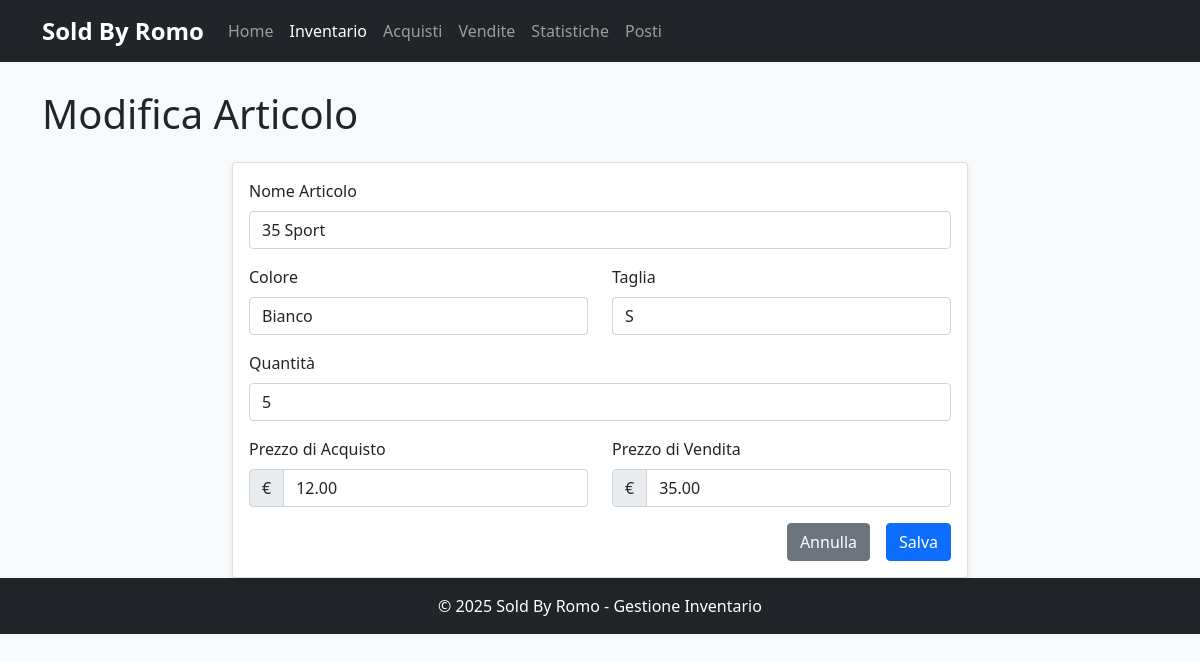
The page /inventario/modifica/32 on the database its author committed.
### tables this page shows
CREATE TABLE Inventario (
    ID_inventario INTEGER PRIMARY KEY AUTOINCREMENT,
    nome_articolo TEXT NOT NULL,
    taglia TEXT NOT NULL,
    colore TEXT NOT NULL,
    quantita INTEGER NOT NULL DEFAULT 0,
    prezzo_acquisto REAL NOT NULL,
    prezzo_vendita REAL NOT NULL
);

### src/webapp.py (the view, shortened to what this page needs)
@app.route('/inventario/modifica/<int:id>', methods=['GET', 'POST'])
def modifica_articolo(id):
    db.connect()
    db.cursor.execute("SELECT * FROM Inventario WHERE ID_inventario = ?", (id,))
    item = db.cursor.fetchone()
    if not item:
        db.close()
        flash("Articolo non trovato", 'error')
        return redirect(url_for('inventario'))
    form = InventoryForm()
    if request.method == 'GET':
        form.nome_articolo.data = item['nome_articolo']
        form.colore.data = item['colore']
        form.taglia.data = item['taglia']
        form.quantita.data = item['quantita']
        form.prezzo_acquisto.data = item['prezzo_acquisto']
        form.prezzo_vendita.data = item['prezzo_vendita']
    db.close()
    return render_template('form_articolo.html', form=form, title="Modifica Articolo")

### src/webapp.py
class InventoryForm(FlaskForm):
    nome_articolo = StringField('Nome Articolo', validators=[DataRequired()])
    colore = StringField('Colore', validators=[DataRequired()])
    taglia = StringField('Taglia', validators=[DataRequired()])
    quantita = IntegerField('Quantità', validators=[NumberRange(min=0)])
    prezzo_acquisto = DecimalField('Prezzo di Acquisto', validators=[NumberRange(min=0)])
    prezzo_vendita = DecimalField('Prezzo di Vendita', validators=[NumberRange(min=0)])
    submit = SubmitField('Salva')

### src/database_manager.py (called while the page is built)
    def connect(self):
        try:
            self.conn = sqlite3.connect(self.db_path)
            self.conn.row_factory = sqlite3.Row
            self.cursor = self.conn.cursor()
            return True
        except sqlite3.Error as e:
            print(f"Errore nella connessione al database: {e}")
            return False

    def close(self):
        if self.conn:
            self.conn.close()

### templates/form_articolo.html (shortened to what this page needs)
{% extends "base.html" %}
{% block content %}
<div class="row">
    <div class="col-12">
        <h1 class="mb-4">{{ title }}</h1>
    </div>
</div>
<div class="row">
    <div class="col-md-8 mx-auto">
        <div class="card">
            <div class="card-body">
                <form method="POST">
                    <div class="mb-3">
                        {{ form.nome_articolo.label(class="form-label") }}
                        {{ form.nome_articolo(class="form-control") }}
                    </div>
                    <div class="row mb-3">
                        <div class="col-md-6">
                            {{ form.colore.label(class="form-label") }}
                            {{ form.colore(class="form-control") }}
                        </div>
                        <div class="col-md-6">
                            {{ form.taglia.label(class="form-label") }}
                            {{ form.taglia(class="form-control") }}
                        </div>
                    </div>
                    <div class="mb-3">
                        {{ form.quantita.label(class="form-label") }}
                        {{ form.quantita(class="form-control", type="number", min="0") }}
                    </div>
                    <div class="row mb-3">
                        <div class="col-md-6">
                            {{ form.prezzo_acquisto.label(class="form-label") }}
                            <div class="input-group">
                                <span class="input-group-text">€</span>
                                {{ form.prezzo_acquisto(class="form-control", type="number", step="0.01", min="0") }}
                            </div>
                        </div>
                        <div class="col-md-6">
                            {{ form.prezzo_vendita.label(class="form-label") }}
                            <div class="input-group">
                                <span class="input-group-text">€</span>
                                {{ form.prezzo_vendita(class="form-control", type="number", step="0.01", min="0") }}
                            </div>
                        </div>
                    </div>
                    <div class="d-grid gap-2 d-md-flex justify-content-md-end">
                        <a href="{{ url_for('inventario') }}" class="btn btn-secondary me-md-2">Annulla</a>
                        {{ form.submit(class="btn btn-primary") }}
                    </div>
                </form>
            </div>
        </div>
    </div>
</div>
{% endblock %}

### static/css/styles.css (style rules this page uses)
body { background-color: #f8f9fa; }
.card { box-shadow: 0 4px 6px rgba(0, 0, 0, 0.1); transition: transform 0.2s; }

### templates/base.html (style rules this page uses)
body { padding-top: 70px; padding-bottom: 30px; }

### rows shown on the page
Inventario: nome_articolo "35 Sport", colore "Bianco", taglia "S", quantita "5", prezzo_acquisto "12.00", prezzo_vendita "35.00"

### other values the page prints
{{ title }} "Modifica Articolo"
